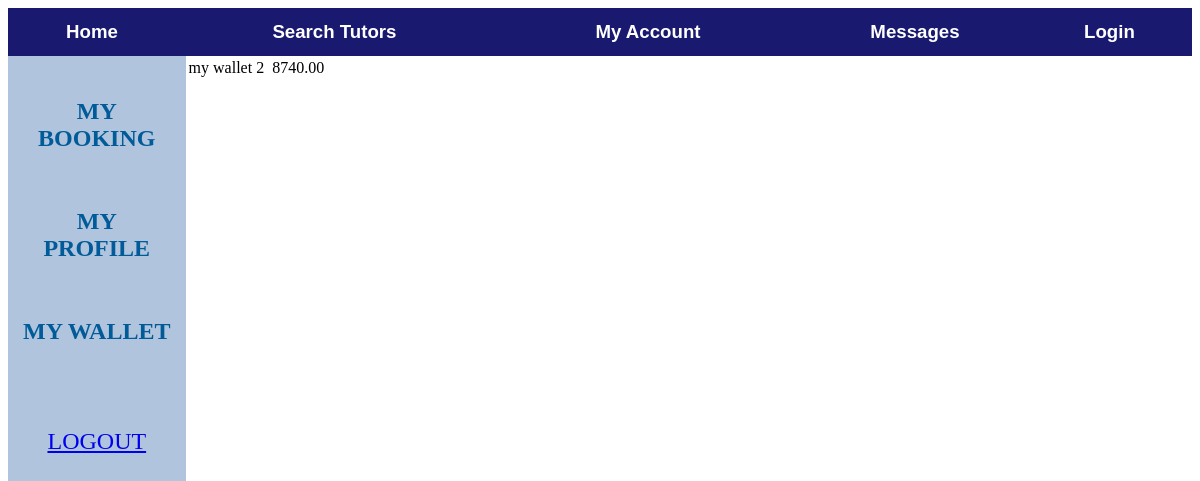
The app's page /Tutorial/2/myAccount/mywallet/, older data.
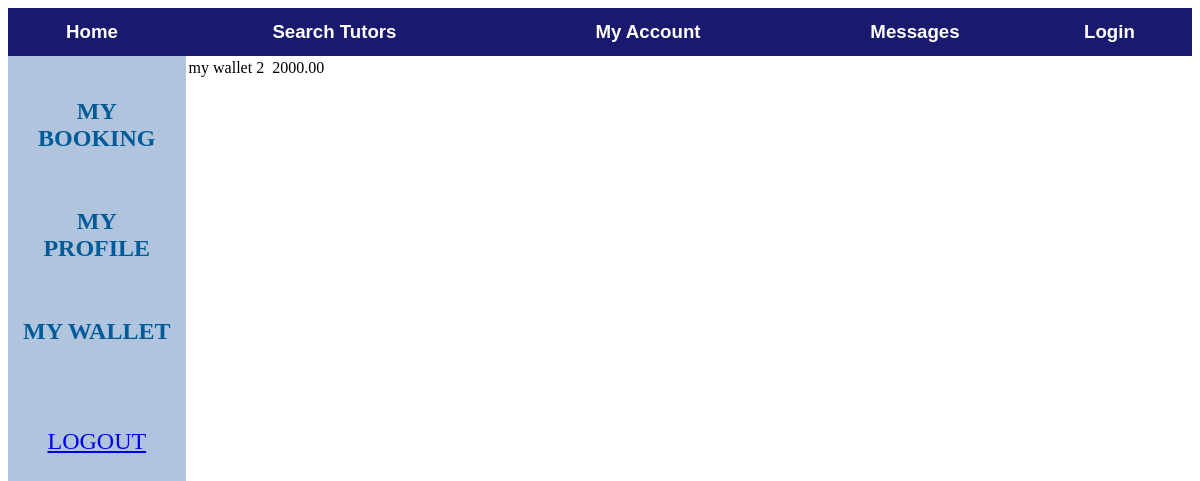
The same page, newer data.
### Tutorial/models.py (models this page shows, shortened)
class MyUser(models.Model):
    user = models.ForeignKey(User, on_delete = models.CASCADE )
    wallet = models.ForeignKey(Wallet, on_delete = models.CASCADE)

class Wallet(models.Model):
    balance = models.DecimalField(max_digits=10, decimal_places=2)

### Tutorial/views.py (the view)
# urls.py: url(r'^(?P<myuser_id>[0-9]+)/myAccount/mywallet/$', views.mywallet, name='mywallet'),
def mywallet(request, myuser_id):
    myuser = get_object_or_404(MyUser, pk=myuser_id)
    return render(request, 'myaccount/mywallet.html', {'user':myuser })

### Tutorial/templates/myaccount/mywallet.html (shortened to what this page needs)
{% extends "myaccount/myaccount.html" %}
{% block right %}
    <table>
    <tr>
        <td>my wallet</td>
        <td>{{user.id}}</td>
        <td>{{user.name}} </td>
        <td>{{user.wallet.balance}} </td>
    </tr>
    </table>
{% endblock %}

Row changes from the older to the newer data that the page shows:
changed MyUser id 2: wallet.balance "8740.00" → "2000.00"
